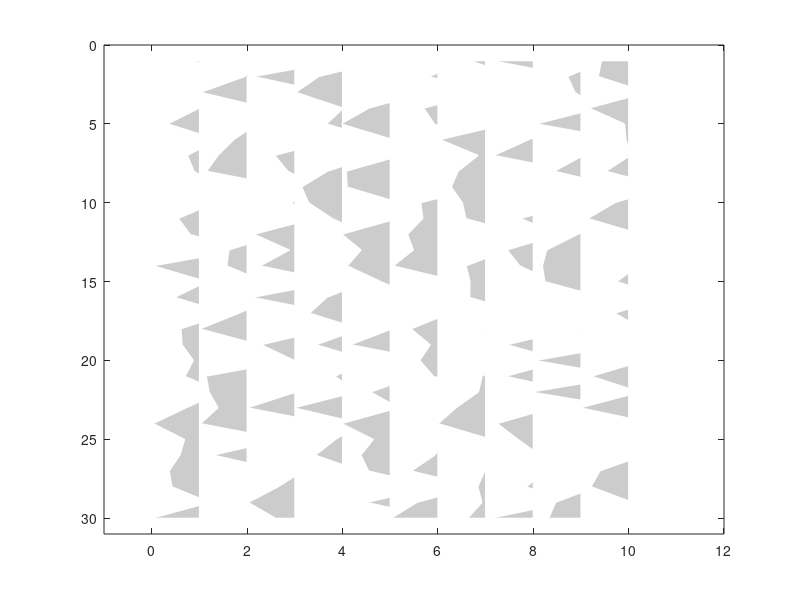

Write the MATLAB code that produced this figure.
%Date: Mon, 24 Aug 1998 14:26:41 -0500
%From: xgli@dal.mobil.com (CONT X.  Li [Xin-gong])
%Xingong

function plotimag(a,scal,x,z,amx)
% PLOTIMAG: plot section of traces in wiggle format
% 	1) 'a' is input matrix.
%	2) x direction is as trace number.
%	3) If only 'a' is enter, 'scal,x,z,amn,amx' are decided automatically; 
%	otherwise, 'scal' is a scalar; 'x, z' are vectors for annotation in 
%	offset and time, amx are the amplitude range.
% Author:
% 	Xingong Li, Dec. 1995, UBC
% Changes: 
%	Jun11,1997: add amx
% 	May16,1997: updated for v5 - add 'zeros line' to background color
% 	May17,1996: if scal ==0, plot without scaling
% 	Aug6, 1996: if max(tr)==0, plot a line 

% revised by Ling Chen for ploting negative phases without edges, on 12/11/04

if nargin == 0, nx=10;nz=30; a = rand(nz,nx)-0.5; end;

[nz,nx]=size(a);

trmx= max(abs(a));
if (nargin <= 4); amx=mean(trmx);  end;
if (nargin <= 2); x=[1:nx]; z=[1:nz]; end;
if (nargin <= 1); scal =1; end;

if nx <= 1; disp(' ERR:PlotWig: nx has to be more than 1');return;end;
% x=0:2:450;
% z=0:0.1:100; 
% take the average as dx
	dx1 = abs(x(2:nx)-x(1:nx-1));
 	%dx = sum(dx1)/(nx-1);
 	dx = median(dx1);

 dz=z(2)-z(1);
 xmx=max(max(a)); xmn=min(min(a)); 

 if scal == 0; scal=1; end;
 a = a * dx /amx; 
 a = a * scal;

 fprintf(' Plot: data range [%f, %f], plotted max %f \n',xmn,xmx,amx);
 
% set display range 
x1=min(x)-2.0*dx; x2=max(x)+2.0*dx;
z1=min(z)-dz; z2=max(z)+dz;
 
set(gca,'NextPlot','add','Box','on', ...
  'XLim', [x1 x2], ...
  'YDir','reverse', ...
  'YLim',[z1 z2]);
 

%rgray=flipud(gray); colormap(rgray); % Revert the Gray colormap

	 fillcolor = [0.8 .8 .8];
	 linecolor = [0.8 .8 .8];
%	fillcolor = [0 0 0];
%	linecolor = [0 0 0];
	linewidth = 0.1;

	z=z'; 	% input as row vector
	zstart=z(1);
	zend  =z(nz);

for i=1:nx,
   
  if trmx(i) ~= 0;    % skip the zero traces
	tr=a(:,i); 	% --- one scale for all section
  	s = sign(tr) ;
  	i1= find( s(1:nz-1) ~= s(2:nz) );	% zero crossing points
	npos = length(i1);


	%12/7/97 
	zadd = i1 + tr(i1) ./ (tr(i1) - tr(i1+1));  %locations with 0 amplitudes
    if prod(size(zadd))==0, i, end;
	aadd = zeros(size(zadd));

	[zpos,vpos] = find(tr <0);
	[zz,iz] = sort([zpos; zadd]); 	% indices of zero point plus positives
	aa = [tr(zpos); aadd];
	aa = aa(iz);

	% be careful at the ends
		if tr(1)<0, 	a0=0; z0=1.00;
        elseif prod(size(zadd))==0, a0=0; z0=0;
        else  a0=0; z0=zadd(1);
		end;
		if tr(nz)<0, 	a1=0; z1=nz; 
        elseif prod(size(zadd))==0, a1=0; z1=0;
        else a1=0; z1=max(zadd);
		end;
			
	zz = [z0; zz; z1; z0];
 	aa = [a0; aa; a1; a0];
		

	zzz = zstart + zz*dz -dz;

	patch( aa+x(i) , zzz,  fillcolor,'EdgeColor','w');

%	line( 'Color',[1 1 1],'EraseMode','background',  ...
%	 'LineWidth',[0.8], ...
%         'Xdata', [x(i) x(i)], 'Ydata',[zstart zend]); 

		%% remove zero line
		%%!!! sometimes problem for printing extra lines 
		%%    which are shown on screen. 
		%% Add linewidth to remove unexpected lines, Feb1998

%%'LineWidth',linewidth, ...
%%12/7/97 'Xdata', x(i)+[0 0], 'Ydata',[z0 z1]*dz);	% remove zero line

%	line( 'Color',linecolor,'EraseMode','background',  ...
%	 'LineWidth',linewidth, ...
%	 'Xdata', tr+x(i), 'Ydata',z);	% negatives line

   else % zeros trace
%	line( 'Color',linecolor,'EraseMode','background',  ...
%	 'LineWidth',linewidth, ...
%         'Xdata', [x(i) x(i)], 'Ydata',[zstart zend]);
   end;
end;
